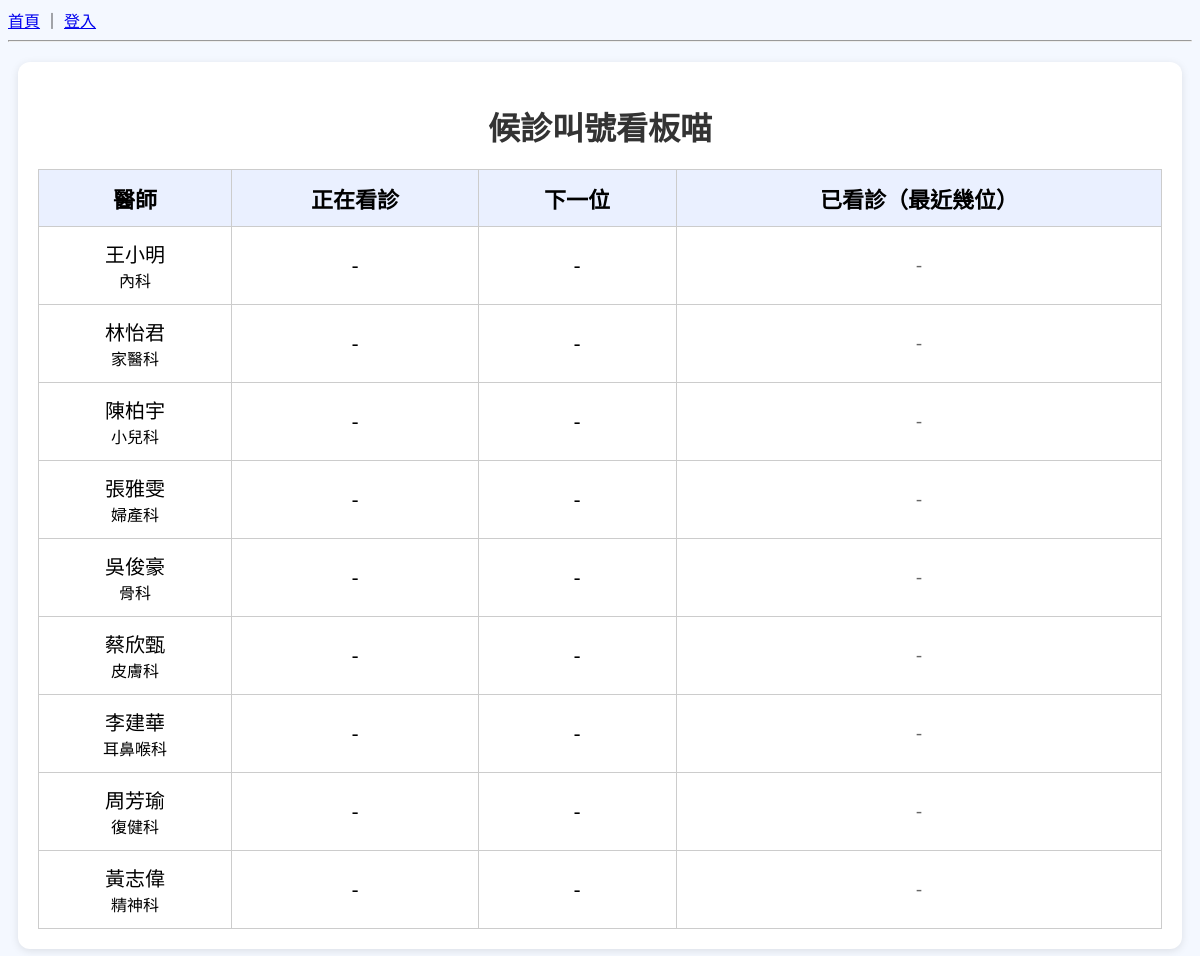
The app's page /queues/board/ with its own data.
### doctors/models.py (models this page shows, shortened)
class Doctor(models.Model):
    name = models.CharField("姓名", max_length=50)
    department = models.CharField("科別", max_length=50)
    room = models.CharField("診間", max_length=20, blank=True)
    user = models.OneToOneField(
        User, null=True, blank=True, on_delete=models.SET_NULL, verbose_name="使用者帳號"
    )
    is_active = models.BooleanField("啟用", default=True)
    class Meta:
        verbose_name = "醫師"
        verbose_name_plural = "醫師"

### queues/views.py (the view)
# urls.py: path("board/", views.board, name="board"),
def board(request):
    today = timezone.localdate()
    doctors = Doctor.objects.all()
    board_data = []
    for doc in doctors:
        doctor_tickets = VisitTicket.objects.filter(
            doctor=doc,
            date=today
        ).select_related("patient", "appointment").order_by("number")
        current = doctor_tickets.filter(status="calling").first()
        waiting = doctor_tickets.filter(status="waiting").first()
        done = doctor_tickets.filter(status="done")[:5]  # 顯示前 5 位已完成
        board_data.append({
            "doctor": doc,
            "current": current,
            "next": waiting,
            "done": done,
        })
    return render(request, "queues/board.html", {
        "board_data": board_data,
    })

### templates/queues/board.html (shortened to what this page needs)
{% extends "base.html" %}
{% block content %}
<div class="board-container">
    <h1>候診叫號看板喵</h1>
    <table>
        <thead>
            <tr>
                <th>醫師</th>
                <th>正在看診</th>
                <th>下一位</th>
                <th>已看診（最近幾位）</th>
            </tr>
        </thead>
        <tbody>
            {% if board_data %}
                {% for row in board_data %}
                    <tr>
                        <td>
                            {{ row.doctor.name }}
                            {% if row.doctor.department %}
                                <br><span style="font-size:16px;">{{ row.doctor.department }}</span>
                            {% endif %}
                        </td>
                        <td class="{% if row.current %}calling{% endif %}">
                            {% if row.current %}
                                #{{ row.current.number }} — {{ row.current.patient.full_name }}
                            {% else %}
                                -
                            {% endif %}
                        </td>
                        <td class="{% if row.next %}next{% endif %}">
                            {% if row.next %}
                                #{{ row.next.number }} — {{ row.next.patient.full_name }}
                            {% else %}
                                -
                            {% endif %}
                        </td>
                        <td class="done">
                            {% if row.done %}
                                {% for t in row.done %}
                                    #{{ t.number }} — {{ t.patient.full_name }}<br>
                                {% endfor %}
                            {% else %}
                                -
                            {% endif %}
                        </td>
                    </tr>
                {% endfor %}
            {% else %}
                <tr>
                    <td colspan="4">今天沒有資料喵。</td>
                </tr>
            {% endif %}
        </tbody>
    </table>
</div>
{% endblock %}

### templates/queues/board.html (style rules this page uses)
body { background: #f4f8ff; }
.board-container { width: 95%; margin: 0 auto; margin-top: 20px; background: #ffffff; border-radius: 12px; padding: 20px; box-shadow: 0 2px 8px rgba(0,0,0,0.1); }
h1 { text-align: center; font-size: 32px; margin-bottom: 20px; color: #333; }
table { width: 100%; border-collapse: collapse; font-size: 20px; }
th, td { border: 1px solid #ccc; padding: 12px; text-align: center; }
th { background: #eaf0ff; font-size: 22px; font-weight: bold; }
.done { color: #666; font-size: 18px; }

### records on screen
Doctor: doctor.name "王小明", doctor.department "內科"
Doctor: doctor.name "林怡君", doctor.department "家醫科"
Doctor: doctor.name "陳柏宇", doctor.department "小兒科"
Doctor: doctor.name "張雅雯", doctor.department "婦產科"
Doctor: doctor.name "吳俊豪", doctor.department "骨科"
Doctor: doctor.name "蔡欣甄", doctor.department "皮膚科"
Doctor: doctor.name "李建華", doctor.department "耳鼻喉科"
Doctor: doctor.name "周芳瑜", doctor.department "復健科"
Doctor: doctor.name "黃志偉", doctor.department "精神科"
